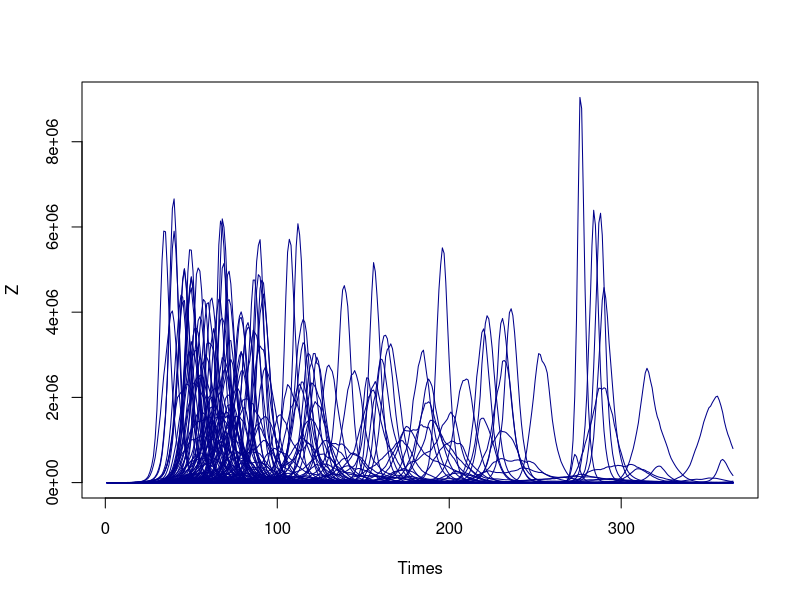
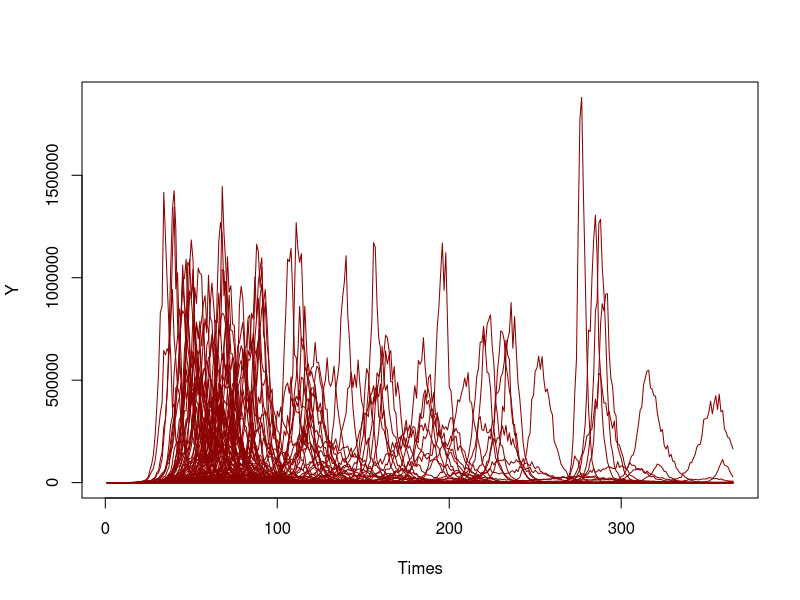
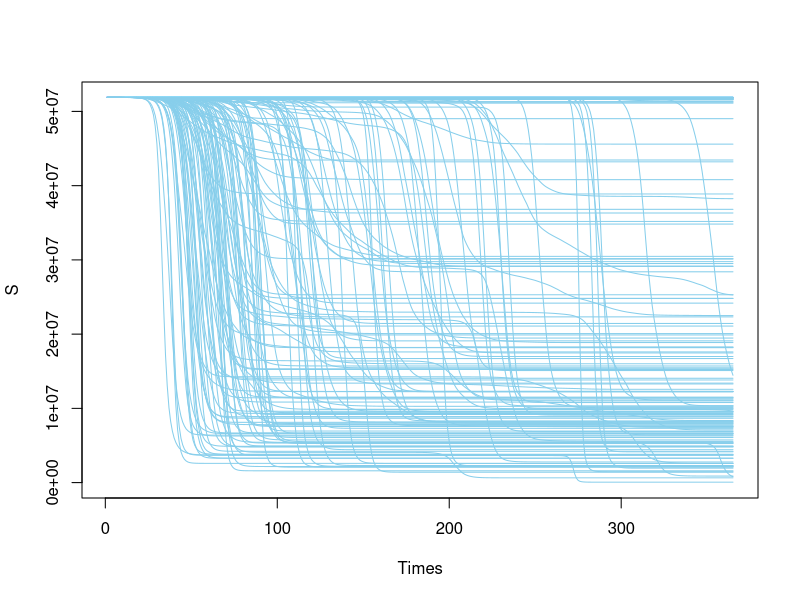
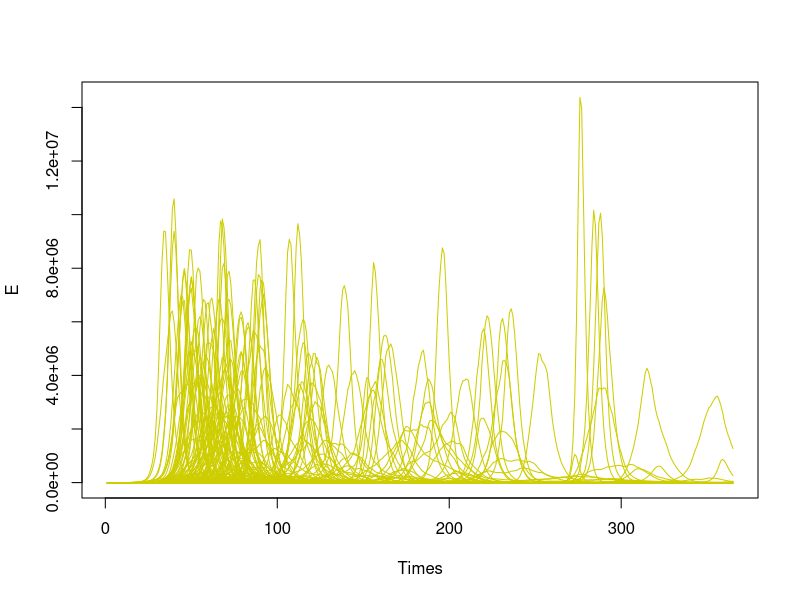
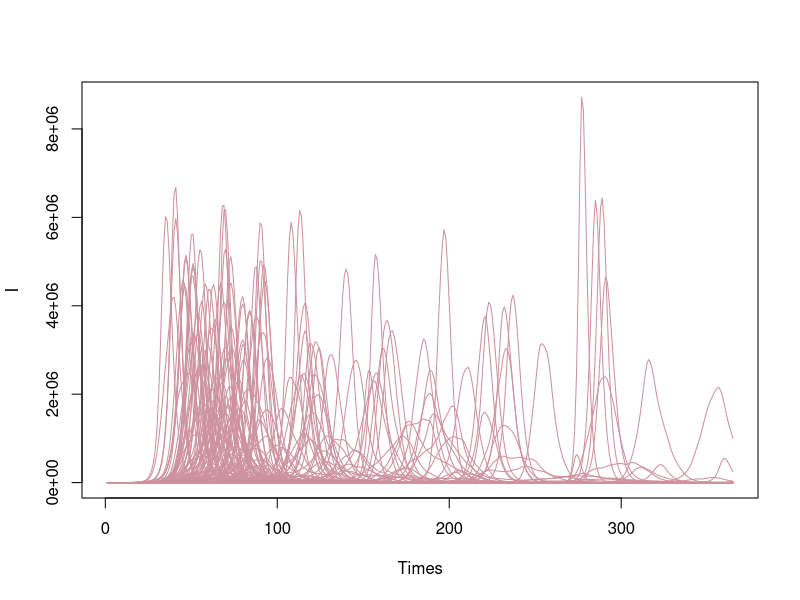
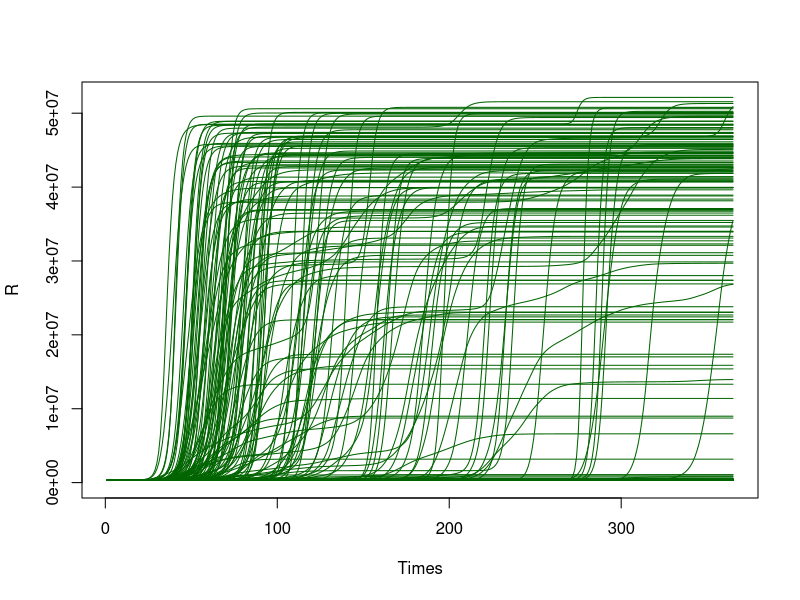
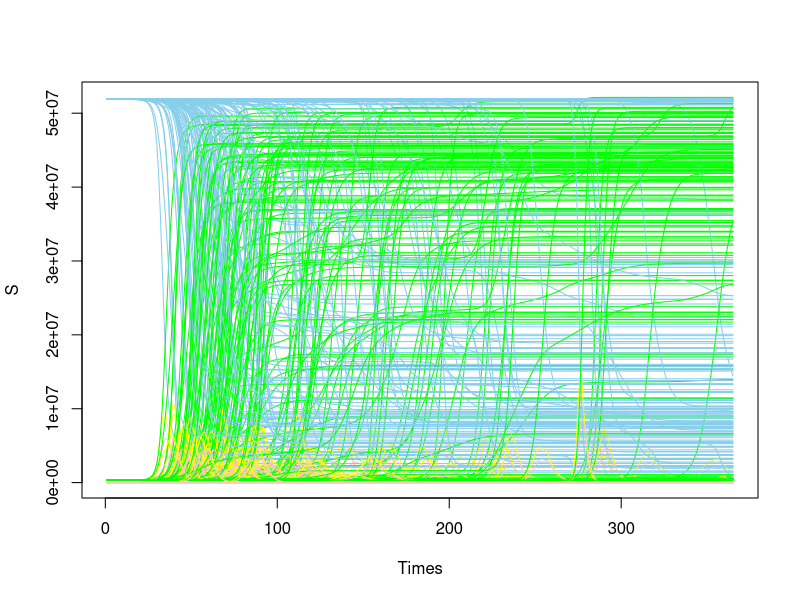

Generate these figures, in order, with R:


rm(list=ls())
require(deSolve)

gen_ode_model <- function(rep_time = 200, ori_seed = 2023, tims = 365, 
                          n = 52196381, pars = c(k=1.59, gamma=1.08),
                          ini_state = c(t=1,S=N-1, E=1, I=0, R=0),
                          tau = 0.1){
  
  times = 1:tims
  N = n
  sigma <- 0.07
  
  H1N1 <- function(time, current_state, params){
    
    with(as.list(c(current_state, params)),{
      
      dt <- 1
      dS <- -beta[t]*S*I/N
      dE <- beta[t]*S*I/N - E/k
      dI <- E/k - I/gamma
      dR <- I/gamma
      
      return(list(c(dt, dS, dE, dI, dR)))
    })
  }
  
  Zs = setNames(data.frame(matrix(NA, nrow = tims, ncol = rep_time)), paste0("Z", 1:rep_time))
  Ys = setNames(Zs, paste0("Y", 1:rep_time))
  dSs = setNames(Zs, paste0("dS", 1:rep_time))
  dEs = setNames(Zs, paste0("dE", 1:rep_time))
  dIs = setNames(Zs, paste0("dI", 1:rep_time))
  dRs = setNames(Zs, paste0("dR", 1:rep_time)) 
  
  params = pars   
  initial_state = ini_state
  tau1 = tau
  
  
  ## rep 200 times 
  for (rep_i in 1:rep_time) {
    set.seed(ori_seed + 1000*rep_i)
    
    e = rnorm(n = length(times)-1 , sd = 1)
    ## now compute their cumulative sum
    e = c(0, cumsum(e))
    beta = exp(sigma*e)
    model1 <- ode(initial_state, times, H1N1, params)
    
    Z1 <-model1[,4]/1.59
    
    Y1 = vector(length = tims)
    
    for (i in 1:tims){
      Y1[i]<- rlnorm(1,log(Z1[i]/5),tau1)
    }
    
    dSi = model1[,3]
    dEi = model1[,4]
    dIi = model1[,5]
    dRi = model1[,6]
    # print(Z1)
    Zs[, rep_i] = Z1
    Ys[, rep_i] = Y1
    dSs[, rep_i] = dSi
    dEs[, rep_i] = dEi
    dIs[, rep_i] = dIi
    dRs[, rep_i] = dRi
  }
  
  # output
  return(list(    
    Z = Zs,
    Y = Ys,
    dS = dSs,
    dE = dEs,
    dI = dIs,
    dR = dRs))
}

## simulation

library('truncnorm')
R0 <- rtruncnorm(1, a=0, b=1, mean = 0.15, sd = 0.15)
E0 <-runif(1,-16, -9)
I0 <-runif(1,-16, -9)
S <- 52196381
R <- R0*S
S <- S - R

E <- exp(E0 + log(S))
S <- S - E
I <- exp(I0 + log(S))
S <- S - I

initial_state <- c(t=1, S=S, E=E, I=I, R=R)

ode_example <- gen_ode_model(rep_time = 200, ini_state = initial_state)






## for z

zs = ncol(ode_example$Z)

for (i in 1:zs) {
  if (i == 1){
    plot(ode_example$Z[,1], col="darkblue", type = "l", 
         ylim = c(0, max(ode_example$Z)),
         xlab = 'Times', ylab = 'Z')
  }
  else{
    lines(ode_example$Z[,i], col="darkblue")
  }
}

## for y

ys = ncol(ode_example$Y)

for (i in 1:ys) {
  if (i == 1){
    plot(ode_example$Y[,1], col="darkred", type = "l", 
         ylim = c(0, max(ode_example$Y)),
         xlab = 'Times', ylab = 'Y')
  }
  else{
    lines(ode_example$Y[,i], col="darkred")
  }
}

## for s

ss = ncol(ode_example$dS)

for (i in 1:ss) {
  if (i == 1){
    plot(ode_example$dS[,1], col="skyblue", type = "l", 
         ylim = c(0, max(ode_example$dS)),
         xlab = 'Times', ylab = 'S')
  }
  else{
    lines(ode_example$dS[,i], col="skyblue")
  }
}


## for e

es = ncol(ode_example$dE)

for (i in 1:es) {
  if (i == 1){
    plot(ode_example$dE[,1], col="yellow3", type = "l", 
         ylim = c(0, max(ode_example$dE)),
         xlab = 'Times', ylab = 'E')
  }
  else{
    lines(ode_example$dE[,i], col="yellow3")
  }
}


## for i

is = ncol(ode_example$dI)

for (i in 1:is) {
  if (i == 1){
    plot(ode_example$dI[,1], col="pink3", type = "l", 
         ylim = c(0, max(ode_example$dI)),
         xlab = 'Times', ylab = 'I')
  }
  else{
    lines(ode_example$dI[,i], col="pink3")
  }
}


## for R

rs = ncol(ode_example$dR)

for (i in 1:rs) {
  if (i == 1){
    plot(ode_example$dR[,1], col="darkgreen", type = "l", 
         ylim = c(0, max(ode_example$dR)),
         xlab = 'Times', ylab = 'R')
  }
  else{
    lines(ode_example$dR[,i], col="darkgreen")
  }
}



## for all

## for s


lims = c(0, max(max(ode_example$dS), max(ode_example$dE), 
                max(ode_example$dI), max(ode_example$dR)))

ss = ncol(ode_example$dS)

for (i in 1:ss) {
  if (i == 1){
    plot(ode_example$dS[,1], col="skyblue", type = "l", 
         ylim = lims,
         xlab = 'Times', ylab = 'S')
  }
  else{
    lines(ode_example$dS[,i], col="skyblue")
  }
  lines(ode_example$dE[,i], col="yellow")
  lines(ode_example$dI[,i], col="pink")
  lines(ode_example$dR[,i], col="green")
}
